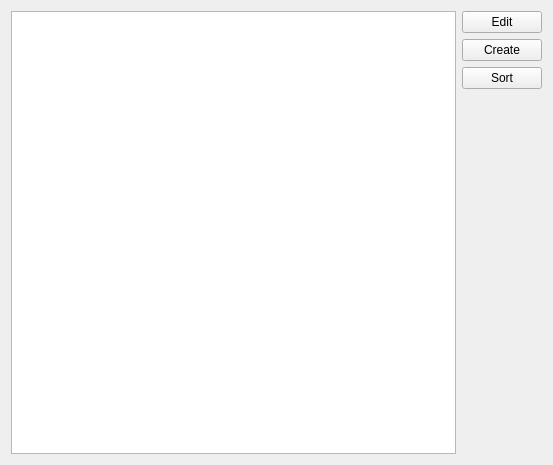
<?xml version="1.0" encoding="UTF-8"?>
<ui version="4.0">
 <class>MainWindow</class>
 <widget class="QMainWindow" name="MainWindow">
  <property name="geometry">
   <rect>
    <x>0</x>
    <y>0</y>
    <width>553</width>
    <height>465</height>
   </rect>
  </property>
  <property name="windowTitle">
   <string>MainWindow</string>
  </property>
  <widget class="QWidget" name="centralWidget">
   <layout class="QHBoxLayout" name="horizontalLayout_2">
    <item>
     <widget class="QTableWidget" name="tableWidget">
      <property name="midLineWidth">
       <number>1</number>
      </property>
      <property name="iconSize">
       <size>
        <width>70</width>
        <height>70</height>
       </size>
      </property>
      <property name="sortingEnabled">
       <bool>true</bool>
      </property>
      <property name="rowCount">
       <number>0</number>
      </property>
      <attribute name="horizontalHeaderVisible">
       <bool>false</bool>
      </attribute>
      <attribute name="horizontalHeaderCascadingSectionResizes">
       <bool>true</bool>
      </attribute>
      <attribute name="horizontalHeaderMinimumSectionSize">
       <number>70</number>
      </attribute>
      <attribute name="horizontalHeaderDefaultSectionSize">
       <number>100</number>
      </attribute>
      <attribute name="horizontalHeaderShowSortIndicator" stdset="0">
       <bool>true</bool>
      </attribute>
      <attribute name="horizontalHeaderStretchLastSection">
       <bool>true</bool>
      </attribute>
      <attribute name="verticalHeaderCascadingSectionResizes">
       <bool>true</bool>
      </attribute>
      <attribute name="verticalHeaderMinimumSectionSize">
       <number>70</number>
      </attribute>
      <attribute name="verticalHeaderDefaultSectionSize">
       <number>50</number>
      </attribute>
      <column>
       <property name="text">
        <string>Превью альбома</string>
       </property>
      </column>
      <column>
       <property name="text">
        <string>Название</string>
       </property>
      </column>
      <column>
       <property name="text">
        <string>Исполнитель</string>
       </property>
      </column>
      <column>
       <property name="text">
        <string>Продолжительность </string>
       </property>
      </column>
     </widget>
    </item>
    <item>
     <layout class="QVBoxLayout" name="verticalLayout">
      <item>
       <widget class="QPushButton" name="Edit_Button">
        <property name="text">
         <string>Edit</string>
        </property>
       </widget>
      </item>
      <item>
       <widget class="QPushButton" name="Create_Button">
        <property name="text">
         <string>Create</string>
        </property>
       </widget>
      </item>
      <item>
       <widget class="QPushButton" name="Sort_Button">
        <property name="text">
         <string>Sort</string>
        </property>
       </widget>
      </item>
      <item>
       <spacer name="verticalSpacer">
        <property name="orientation">
         <enum>Qt::Vertical</enum>
        </property>
        <property name="sizeHint" stdset="0">
         <size>
          <width>20</width>
          <height>40</height>
         </size>
        </property>
       </spacer>
      </item>
     </layout>
    </item>
   </layout>
  </widget>
 </widget>
 <layoutdefault spacing="6" margin="11"/>
 <resources/>
 <connections/>
</ui>
